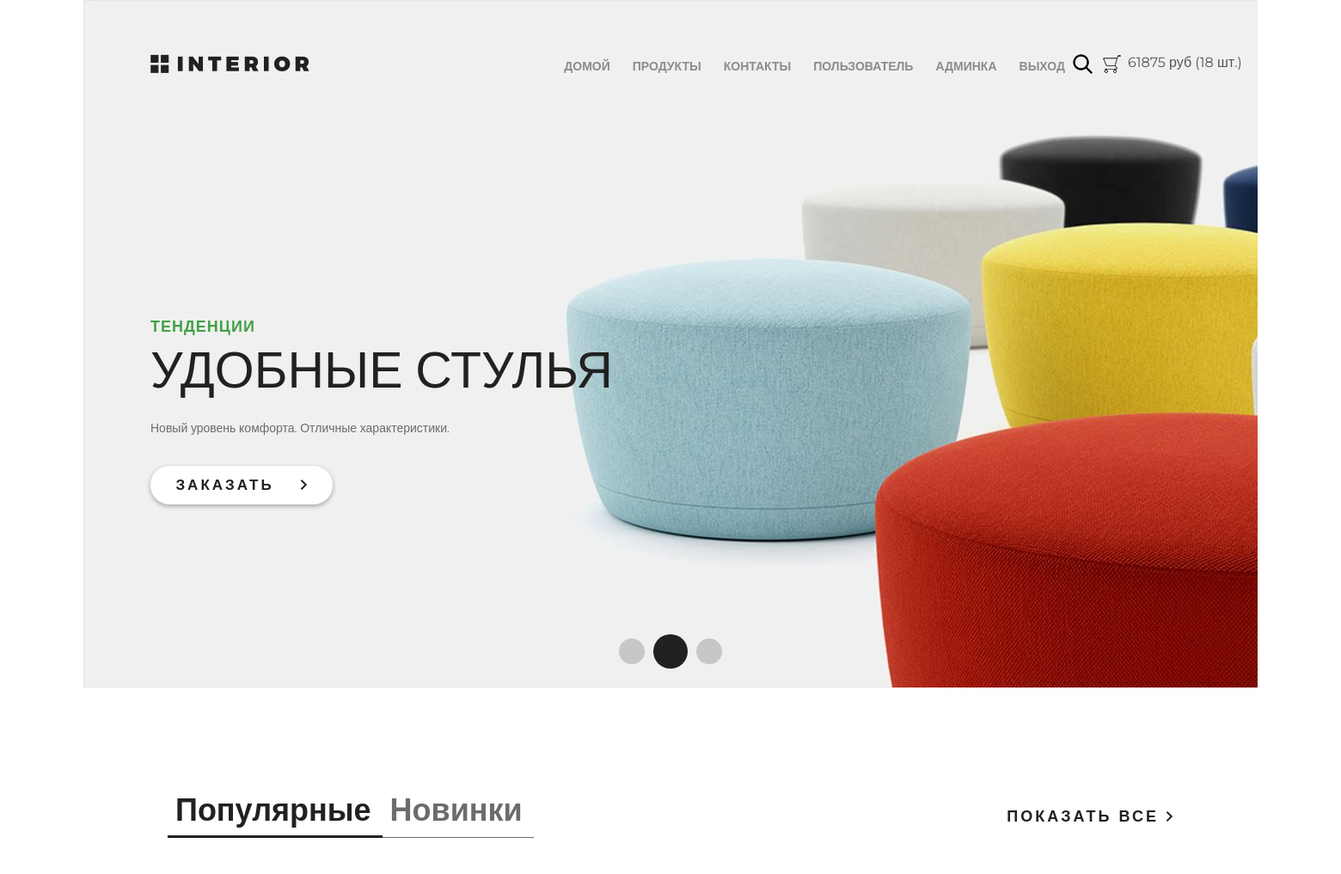
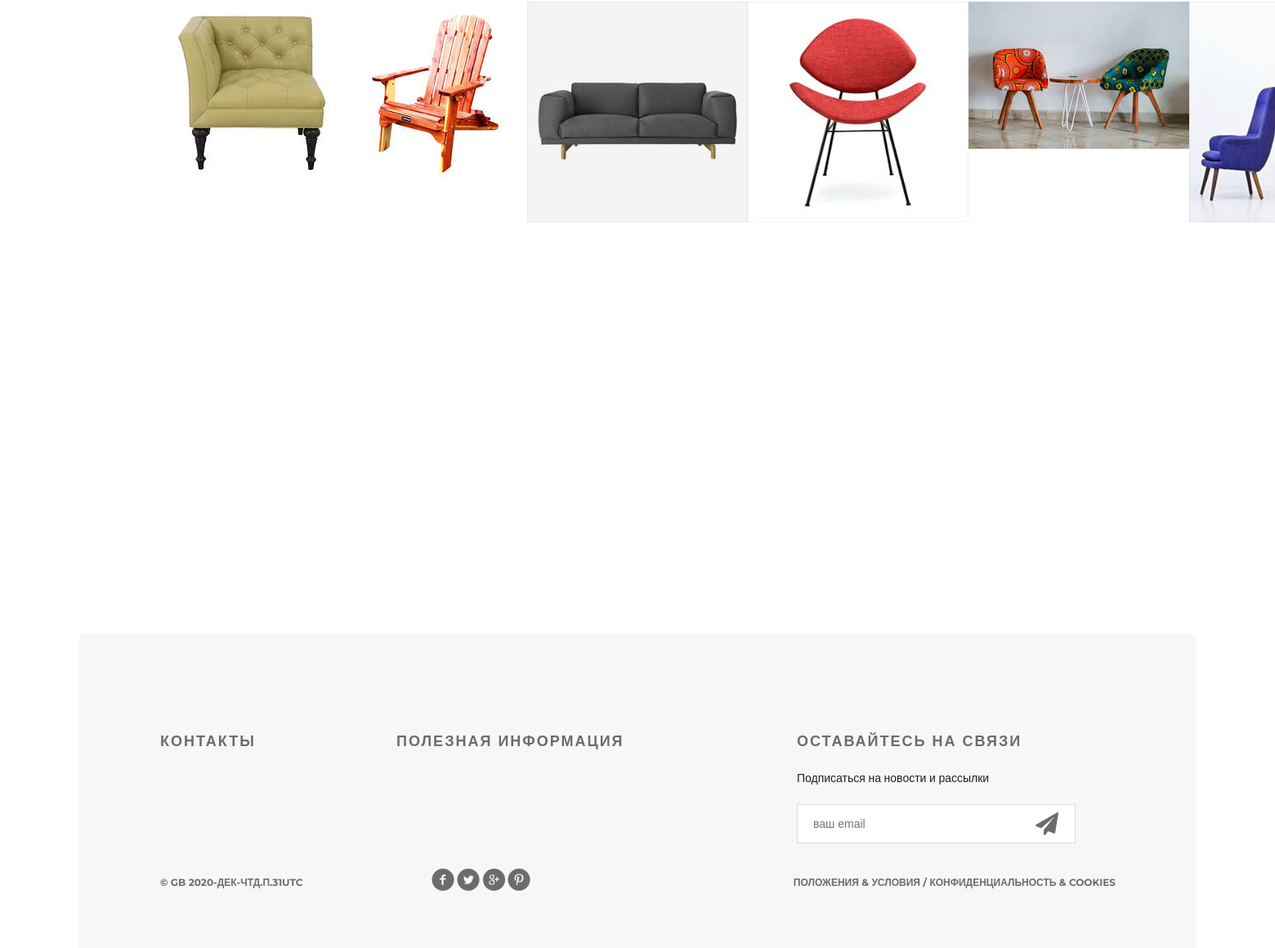
The app's page / (signed in) with its own data (2 pictures, top to bottom).
### basketapp/models.py (models this page shows)
class Basket(models.Model):
    user = models.ForeignKey(settings.AUTH_USER_MODEL, on_delete=models.CASCADE, related_name='basket')
    product = models.ForeignKey(Product, on_delete=models.CASCADE)
    quantity = models.PositiveIntegerField(verbose_name='количество', default=0)
    add_datetime = models.DateTimeField(auto_now_add=True, verbose_name='время')
    @property
    def product_cost(self):
        return self.product.price * self.quantity
    @property
    def total_quantity(self):
        _items = Basket.objects.filter(user=self.user)
        _total_quantity = sum(list(map(lambda x: x.quantity, _items)))
        return _total_quantity
    @property
    def total_cost(self):
        _items = Basket.objects.filter(user=self.user)
        _total_cost = sum(list(map(lambda x: x.product_cost, _items)))
        return _total_cost

### authapp/models.py (models this page shows, shortened)
class ShopUser(AbstractUser):
    avatar = models.ImageField(upload_to='users_avatar', blank=True, verbose_name='аватар')
    age = models.PositiveSmallIntegerField(verbose_name='возраст')
    activation_key = models.CharField(max_length=128, blank=True)
    activation_key_expires = models.DateTimeField(default=(now() + timedelta(hours=48)))

### mainapp/models.py (models this page shows, shortened)
class Product(models.Model):
    category = models.ForeignKey(ProductCategory, on_delete=models.CASCADE, verbose_name='категория')
    name = models.CharField(max_length=128, verbose_name='название')
    image = models.ImageField(upload_to='products_images', blank=True, verbose_name='картинка')
    short_desc = models.CharField(max_length=120, verbose_name='краткое описание', )
    description = models.TextField(verbose_name='описание', blank=True)
    price = models.DecimalField(max_digits=8, decimal_places=2, default=0, verbose_name='цена', )
    quantity = models.PositiveSmallIntegerField(default=0, verbose_name='количество на скалде')
    is_active = models.BooleanField(default=True, verbose_name='продукт активен')

### mainapp/views.py (the view)
# urls.py: path('', mainapp.main, name='main'),
def main(request):
    title = 'главная'
    products = Product.objects.all()
    content = {
        'title': title,
        'products': products}
    return render(request, 'mainapp/index.html', content)

### mainapp/context_processors.py (called while the page is built)
def basket(request):
    basket_item = []
    if request.user.is_authenticated:
        basket_item = Basket.objects.filter(user=request.user)
    return {'basket': basket_item}

### mainapp/templates/mainapp/index.html (shortened to what this page needs)
{% extends 'mainapp/base.html'%}
{% load static %}
{% block menu %}
<div class="slider">
    <div class="header clearfix">
        <a href="/" class="logo"></a>
        {% include 'mainapp/includes/inc_main_menu.html' %}
        <a href="#" class="search"></a>
    </div>
    <div class="text-slider">
        <h3 class="green">тенденции</h3>
        <h3 class="big"> удобные стулья</h3>
        <p>Новый уровень комфорта. Отличные характеристики.</p>
        <a href="#" class="button-order">заказать <img src="/static/img/arrow.png" alt=""></a>
    </div>
    <div class="navi">
        <a href="#"></a><a href="#"></a><a href="#"></a>
    </div>
</div>
{% endblock %}
{% block content %}
    <div class="featured">
        <div class="featured-menu"><a class="active" href="#">Популярные</a><a href="#">Новинки</a></div>
        <a class="explore" href="#">показать все <img src="{% static 'img/arrow.png' %}" alt=""></a>
        <div class="clearfix"></div>
        <div class="tab-content">
            {% for product in products %}
                <div class="block">
                    <a href="{% url 'basket:add' product.pk %}"><img src="/media/{{ product.image }}" alt="{{ product.alt }}">
                    </a>
                </div>
            {% endfor %}
            </div>
        </div>
    </div>
    <div class="clr"></div>
{% endblock %}

### mainapp/templates/mainapp/includes/inc_main_menu.html (shortened to what this page needs)
<ul class="menu">
    <li><a href="{% url 'main' %}" class={% if request.resolver_match.url_name == 'main' %} class="active"{% endif %}>Домой</a></li>
    <li><a href="{% url 'products:index' %}" class={% if request.resolver_match.namespace == 'products' %} class="active"{% endif %}>Продукты</a></li>
    <li><a href="{% url 'contacts' %}" class={% if request.resolver_match.url_name == 'contacts' %} class="active"{% endif %}>Контакты</a></li>
    {% if user.is_authenticated %}
            <li>
               <a href="{% url 'auth:edit' %}">
               {% if user.first_name %}{{ user.first_name }}{% else %}Пользователь{% endif %}
               </a>
           </li>
    {% endif %}
    {% if user.is_superuser %}
        <li>
               <a href="{% url 'admin:users' %}">
               Админка
               </a>
       </li>
    {% endif %}
           <li>
               {% if user.is_authenticated %}
                    <a href="{% url 'auth:logout' %}"> Выход</a>
               {% else %}
                    <a href="{% url 'auth:login' %}"> Вход</a>
               {% endif %}
           </li>
</ul>
<a href="{% url 'basket:view' %}" class="basket">
    <span>
        {% if basket %} {{ basket.0.total_cost|floatformat:0 }} руб ({{ basket.0.total_quantity }} шт.) {% endif %}
    </span>
</a>

### static/css/style.css (style rules this page uses)
* { margin: 0; padding: 0; }
body { font-family: 'Montserrat', sans-serif; }
html, body { height: 100%; }
.clr { height: 384px; }
.slider { height: 800px; background-image: url(/static/img/slider.jpg); padding-left: 78px; padding-right: 211px; position: relative; }
.logo { background-image: url(/static/img/logo.png); margin-top: 63px; width: 185px; height: 22px; float: left; }
.menu { list-style-type: none; margin-top: 67px; float: right; }
.menu li { float: left; }
.menu a { color: #8c8c8c; font-size: 14px; font-weight: 700; text-align: right; text-transform: uppercase; text-decoration: none; padding: 10px 13px; }
.search { display: block; width: 23px; height: 23px; background-image: url(/static/img/search.png); position: absolute; top: 63px; left: 1151px; }
.basket { display: block; width: 23px; height: 23px; background-image: url(/static/img/basket.png); position: absolute; top: 63px; left: 1185px; text-decoration: none; color: #555; }
.basket span { display: block; margin-left: 30px; width: 150px; }
.clearfix:after { content: ""; display: block; clear: both; }
.text-slider { margin-top: 288px; position: absolute; }
.text-slider p { color: #6c6c6c; font-size: 14px; text-align: left; width: 458px; line-height: 24px; }
.button-order { background-color: #ffffff; box-shadow: 0px 2px 4.85px 0.15px rgba(33, 33, 33, 0.35); width: 212px; height: 45px; display: block; text-transform: uppercase; text-align: center; border-radius: 22px; text-decoration: none; color: #212121; font-size: 17px; font-weight: 700; line-height: 45px; margin-top: 32px; letter-spacing: 3px; }
.button-order img { padding-left: 22px; }
.green { text-transform: uppercase; color: #43a047; font-size: 18px; font-weight: 700; text-align: left; margin-bottom: 22px; line-height: 13px; letter-spacing: 1px; }
.big { color: #212121; font-size: 59px; line-height: 43px; text-transform: uppercase; font-weight: 100; margin-bottom: 34px; }
.navi { position: absolute; bottom: 22px; right: 618px; display: flex; width: 130px; height: 40px; justify-content: space-between; align-items: center; }
.navi a { display: block; width: 30px; height: 30px; border-radius: 50%; background-color: rgba(33, 33, 33, 0.2); float: left; margin: 0px 5px; }
.navi a:nth-child(2) { display: block; width: 40px; height: 40px; border-radius: 50%; background-color: #212121; float: left; margin: 0px; }
.featured { padding-left: 98px; padding-right: 98px; }
.featured-menu { margin-top: 120px; width: 300px; height: 49px; float: left; }
.featured-menu a { color: #6c6c6c; font-size: 36px; font-weight: 700; text-align: left; text-decoration: none; border-bottom: 1px solid #6c6c6c; padding-bottom: 10px; padding-right: 13px; padding-left: 9px; }
.featured-menu .active { font-size: 36px; font-weight: 700; text-align: left; color: #212121; border-bottom: 3px solid #212121; padding-bottom: 8px; }
.explore { text-transform: uppercase; color: #212121; font-size: 18px; font-weight: 700; line-height: 24px; text-align: center; float: right; margin-top: 138px; letter-spacing: 3px; text-decoration: none; }
.tab-content { margin-top: 50px; display: flex; justify-content: space-between; margin-bottom: 120px; }
.tab-content .block { height: 270px; width: 270px; position: relative; }

### records on screen
Basket: user+product+quantity "61875", user+quantity "18"
Product: image (picture)
Product: image (picture)
Product: image (picture)
Product: image (picture)
Product: image (picture)
Product: image (picture)
